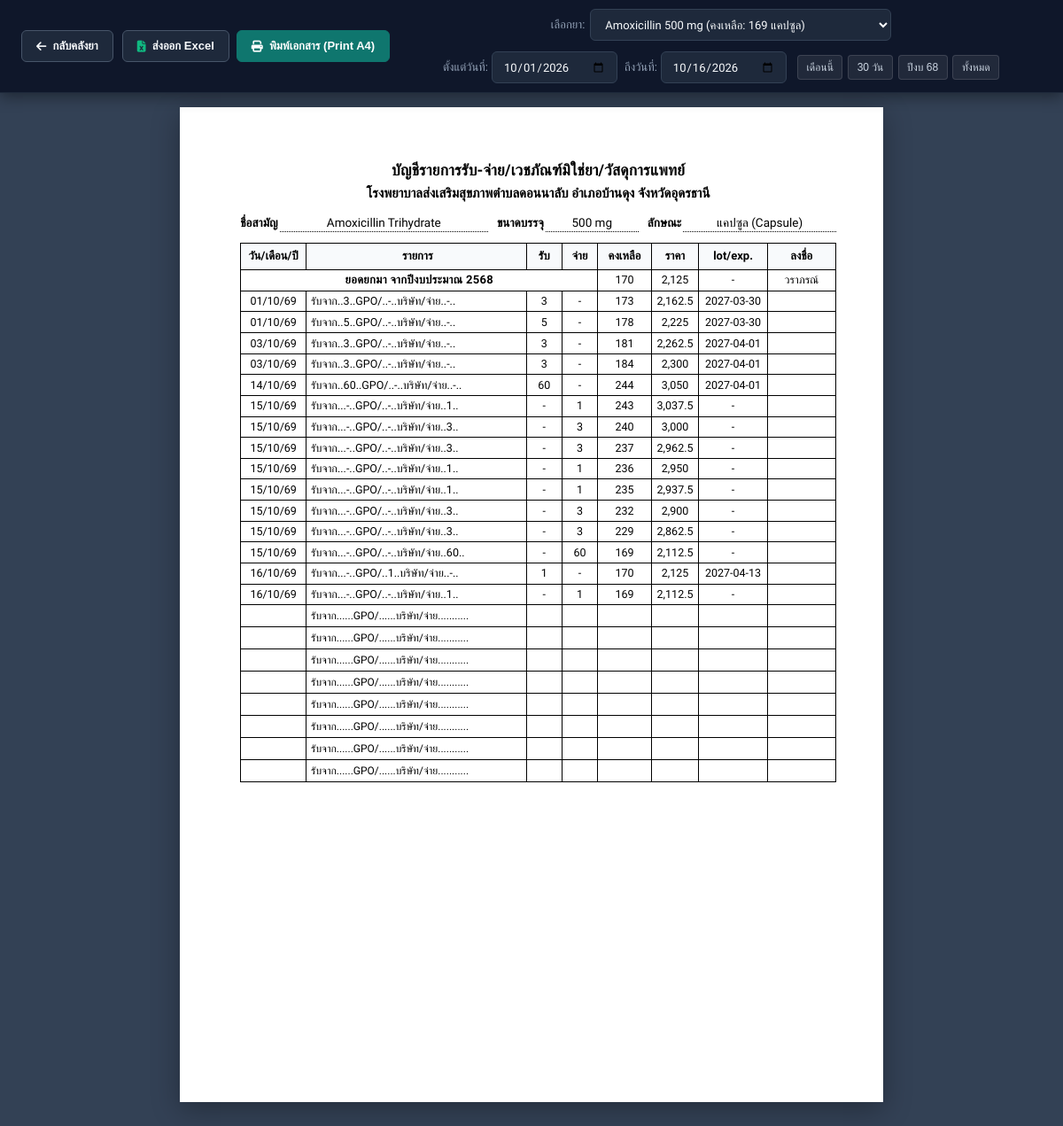
The page /stock-card (signed in) on the database its author committed.
### tables this page shows
CREATE TABLE drugs (
                id INTEGER PRIMARY KEY AUTOINCREMENT,
                code TEXT UNIQUE NOT NULL,
                name TEXT NOT NULL,
                generic_name TEXT,
                category TEXT DEFAULT 'ทั่วไป',
                dosage_form TEXT DEFAULT 'เม็ด (Tablet)',
                strength TEXT DEFAULT '',
                stock_qty INTEGER NOT NULL DEFAULT 0,
                unit TEXT DEFAULT 'เม็ด',
                min_threshold INTEGER DEFAULT 10,
                price REAL DEFAULT 0.0,
                cost REAL DEFAULT 0.0,
                expiry_date TEXT,
                location TEXT DEFAULT 'ตู้เก็บยาหลัก',
                qr_payload TEXT,
                instructions TEXT,
                created_at TEXT,
                updated_at TEXT
            , lot_number TEXT DEFAULT '', image_url TEXT DEFAULT '');

CREATE TABLE "stock_in_logs" (
                        id INTEGER PRIMARY KEY AUTOINCREMENT,
                        drug_id INTEGER,
                        drug_code TEXT,
                        drug_name TEXT NOT NULL,
                        lot_number TEXT,
                        quantity INTEGER NOT NULL,
                        balance_before INTEGER NOT NULL,
                        balance_after INTEGER NOT NULL,
                        cost_per_unit REAL DEFAULT 0.0,
                        total_cost REAL DEFAULT 0.0,
                        supplier TEXT DEFAULT 'องค์การเภสัชกรรม (GPO)',
                        expiry_date TEXT,
                        received_by TEXT DEFAULT 'เภสัชกร/เจ้าหน้าที่',
                        notes TEXT,
                        created_at TEXT NOT NULL, is_voided INTEGER DEFAULT 0, void_reason TEXT DEFAULT NULL, voided_by TEXT DEFAULT NULL, voided_at TEXT DEFAULT NULL,
                        FOREIGN KEY (drug_id) REFERENCES drugs (id) ON DELETE SET NULL
                    );

### app.py (the view)
@app.route("/stock-card")
@login_required
def stock_card_view():
    u = current_user()
    drugs = database.get_all_drugs()
    selected_drug_id = request.args.get("drug_id")
    try:
        selected_drug_id = int(selected_drug_id) if selected_drug_id else (drugs[0]["id"] if drugs else None)
    except (ValueError, TypeError):
        selected_drug_id = drugs[0]["id"] if drugs else None
    now = datetime.now()
    default_start = request.args.get("start_date") or f"{now.year}-{now.month:02d}-01"
    default_end = request.args.get("end_date") or now.strftime("%Y-%m-%d")
    card_data = database.get_stock_card_data(selected_drug_id, default_start, default_end) if selected_drug_id else None
    selected_drug = card_data["drug"] if card_data else None
    transactions = card_data["transactions"] if card_data else []
    opening_balance = card_data["opening_balance"] if card_data else 0
    for tx in transactions:
        tx["date_short"] = format_thai_date_short(tx["created_at"])
        if tx["type"] == "RECEIVE":
            is_gpo = "GPO" in (tx.get("supplier") or "") or "องค์การ" in (tx.get("supplier") or "")
            qty_in = tx.get("qty_in") or tx.get("quantity") or "-"
            if is_gpo:
                tx["particulars_html"] = f'รับจาก..<span class="fill-text">{qty_in}</span>..GPO/..-..บริษัท/จ่าย..-..'
            else:
                tx["particulars_html"] = f'รับจาก...-..GPO/..<span class="fill-text">{qty_in}</span>..บริษัท/จ่าย..-..'
            exp = (tx.get("expiry_date") or "").strip()
            tx["lot_exp_html"] = exp if exp else "-"
        else:
            qty_out = tx.get("qty_out") or tx.get("quantity") or "-"
            tx["particulars_html"] = f'รับจาก...-..GPO/..-..บริษัท/จ่าย..<span class="fill-text">{qty_out}</span>..'
            tx["lot_exp_html"] = '-'
        if tx.get("total_price"):
            tx["total_price_formatted"] = f"{round(tx['total_price']):,}"
        elif tx.get("price"):
            tx["price_formatted"] = f"{round(tx['price']):,}"
    opening_date_short = ""
    used_rows = 1 + len(transactions)
    empty_rows_count = max(0, 24 - used_rows)
    opening_value_formatted = card_data.get("opening_value_formatted", "0") if card_data else "0"
    return render_template(
        "stock_card.html",
        drugs=drugs,
        selected_drug=selected_drug,
        start_date=default_start,
        end_date=default_end,
        opening_date_short=opening_date_short,
        opening_balance=opening_balance,
        opening_value_formatted=opening_value_formatted,
        transactions=transactions,
        empty_rows_count=empty_rows_count,
        packaging=format_packaging_size(selected_drug),
        opening_sign="วราภรณ์",
        hospital_name="โรงพยาบาลส่งเสริมสุขภาพตำบลดอนนาลับ อำเภอบ้านดุง จังหวัดอุดรธานี",
        current_user=u,
        base_url=Config.BASE_URL
    )

### app.py (called while the page is built)
def current_user() -> dict:
    return {
        "email": session.get('user_email', ''),
        "name": session.get('user_name', ''),
        "picture": session.get('user_picture', '')
    }

@app.after_request
def disable_cache_for_dev(response):
    if request.path.startswith("/api/export"):
        return response
    response.headers["Cache-Control"] = "no-cache, no-store, must-revalidate, max-age=0"
    response.headers["Pragma"] = "no-cache"
    response.headers["Expires"] = "0"
    return response

def format_packaging_size(drug):
    if not drug:
        return "1*500 's"
    strength = (drug.get("strength") or "").strip()
    if strength:
        cleaned = re.sub(r'\s*(เม็ด|ขวด|แคปซูล|ซอง|หลอด|ตลับ|กล่อง|ชิ้น|แผง)', '', strength).strip()
        if cleaned:
            return cleaned
    name = drug.get("name", "")
    m = re.search(r'(\d+(?:\.\d+)?\s*(?:mg|g|ml|mcg|มก\.?|มล\.?|%))', name, re.IGNORECASE)
    if m:
        return m.group(1)
    return "1*500 's"

def format_thai_date_short(dt_str):
    if not dt_str:
        return "-/-/----"
    try:
        parts = dt_str.split(' ')[0].split('-')
        y, m, d = int(parts[0]), int(parts[1]), int(parts[2])
        thai_year = (y + 543) % 100
        return f"{d:02d}/{m:02d}/{thai_year:02d}"
    except Exception:
        return str(dt_str)

### database.py (called while the page is built)
def get_db():
    conn = sqlite3.connect(Config.DB_PATH, timeout=30.0)
    conn.row_factory = sqlite3.Row
    conn.execute("PRAGMA journal_mode = WAL")
    conn.execute("PRAGMA synchronous = NORMAL")
    conn.execute("PRAGMA foreign_keys = ON")
    return conn

def parse_expiry_date(date_str):
    if not date_str:
        return None
    cleaned = str(date_str).strip()
    if not cleaned:
        return None
    for fmt in ("%Y-%m-%d", "%d/%m/%Y", "%Y/%m/%d", "%d-%m-%Y"):
        try:
            d = datetime.strptime(cleaned, fmt).date()
            if d.year > 2400:  # Thai Buddhist Era year (พ.ศ. 2560+ -> 2017+)
                d = d.replace(year=d.year - 543)
            return d
        except ValueError:
            pass
    return None

### templates/stock_card.html (shortened to what this page needs)
<!DOCTYPE html>
<html lang="th">
<head>
    <link rel="stylesheet" href="https://cdnjs.cloudflare.com/ajax/libs/font-awesome/6.5.1/css/all.min.css">
</head>
<body>
    <div class="print-toolbar">
        <div class="toolbar-inner">
            <div class="toolbar-row-top">
                <a href="/{% if request.args.get('code') %}?code={{ request.args.get('code') }}{% endif %}" class="btn-tool btn-outline-tool" title="กลับหน้าแดชบอร์ดหลัก">
                    <i class="fas fa-arrow-left"></i> <span class="btn-text">กลับคลังยา</span><span class="btn-text-mobile">กลับ</span>
                </a>
                <div class="toolbar-group-actions">
                    <button type="button" class="btn-tool btn-outline-tool" onclick="exportStockCardExcel()" title="ดาวน์โหลดเป็นไฟล์ Excel">
                        <i class="fas fa-file-excel" style="color: #10B981;"></i> <span class="btn-text">ส่งออก Excel</span><span class="btn-text-mobile">Excel</span>
                    </button>
                    <button type="button" class="btn-tool btn-print" onclick="window.print()" title="พิมพ์ใบสต็อกการ์ด (Ctrl + P)">
                        <i class="fas fa-print"></i> <span class="btn-text">พิมพ์เอกสาร (Print A4)</span><span class="btn-text-mobile">พิมพ์ A4</span>
                    </button>
                </div>
            </div>
            <div class="toolbar-row-filter">
                <div class="toolbar-item-drug">
                    <label class="toolbar-label" for="selectDrug">เลือกยา:</label>
                    <select id="selectDrug" class="toolbar-select" onchange="refreshStockCardData()" oninput="refreshStockCardData()">
                        {% for d in drugs %}
                        <option value="{{ d.id }}" {% if selected_drug and selected_drug.id == d.id %}selected{% endif %}>
                            {{ d.name }} (คงเหลือ: {{ d.stock_qty }} {{ d.unit }})
                        </option>
                        {% endfor %}
                    </select>
                </div>
                <div class="toolbar-item-dates">
                    <div class="date-input-wrap">
                        <label class="toolbar-label" for="inputStartDate">ตั้งแต่วันที่:</label>
                        <input type="date" id="inputStartDate" class="toolbar-input" value="{{ start_date }}" onchange="refreshStockCardData()" oninput="refreshStockCardData()">
                    </div>
                    <div class="date-input-wrap">
                        <label class="toolbar-label" for="inputEndDate">ถึงวันที่:</label>
                        <input type="date" id="inputEndDate" class="toolbar-input" value="{{ end_date }}" onchange="refreshStockCardData()" oninput="refreshStockCardData()">
                    </div>
                </div>
                <div class="quick-presets">
                    <button type="button" class="btn-preset" onclick="setPreset('this_month')">เดือนนี้</button>
                    <button type="button" class="btn-preset" onclick="setPreset('last_30')">30 วัน</button>
                    <button type="button" class="btn-preset" onclick="setPreset('fiscal_year')">ปีงบ 68</button>
                    <button type="button" class="btn-preset" onclick="setPreset('all')">ทั้งหมด</button>
                </div>
            </div>
        </div>
    </div>
    <div class="sheet-scroll-area" id="sheetScrollArea">
        <div class="sheet-scale-wrapper" id="sheetScaleWrapper">
            <div class="sheet-container" id="stockCardSheet">
        <div class="card-header-block">
            <h1 class="card-title-main">บัญชีรายการรับ-จ่าย/เวชภัณฑ์มิใช่ยา/วัสดุการแพทย์</h1>
            <div class="card-hospital-name" contenteditable="true" id="hospitalName" title="คลิกเพื่อแก้ไขชื่อหน่วยงาน">
                {{ hospital_name | default('โรงพยาบาลส่งเสริมสุขภาพตำบลดอนนาลับ อำเภอบ้านดุง จังหวัดอุดรธานี') }}
            </div>
            <div class="card-meta-row">
                <div class="meta-col meta-col-name">
                    <span class="meta-label">ชื่อสามัญ</span>
                    <div class="meta-line">
                        <span class="meta-val" contenteditable="true" id="metaGenericName" title="คลิกเพื่อแก้ไขชื่อยา">{{ selected_drug.generic_name or selected_drug.name }}</span>
                    </div>
                </div>
                <div class="meta-col meta-col-pkg">
                    <span class="meta-label">ขนาดบรรจุ</span>
                    <div class="meta-line">
                        <span class="meta-val" contenteditable="true" id="metaPackaging" title="คลิกเพื่อแก้ไขขนาดบรรจุ">{{ packaging | default("1*500 's") }}</span>
                    </div>
                </div>
                <div class="meta-col meta-col-form">
                    <span class="meta-label">ลักษณะ</span>
                    <div class="meta-line">
                        <span class="meta-val" contenteditable="true" id="metaDosageForm" title="คลิกเพื่อแก้ไขลักษณะยา">{{ selected_drug.dosage_form or 'tablet' }}</span>
                    </div>
                </div>
            </div>
        </div>
        <table class="ledger-table" id="ledgerTable">
            <thead>
                <tr>
                    <th class="col-date">วัน/เดือน/ปี</th>
                    <th class="col-particulars">รายการ</th>
                    <th class="col-qty-in">รับ</th>
                    <th class="col-qty-out">จ่าย</th>
                    <th class="col-balance">คงเหลือ</th>
                    <th class="col-price">ราคา</th>
                    <th class="col-lot-exp">lot/exp.</th>
                    <th class="col-sign">ลงชื่อ</th>
                </tr>
            </thead>
            <tbody id="ledgerTableBody">
                <tr class="row-opening-balance">
                    <td colspan="4" class="col-opening-merged">
                        ยอดยกมา จากปีงบประมาณ <span id="textFiscalYear" contenteditable="true">2568</span>
                    </td>
                    <td class="col-balance" id="cellOpeningBalance">{{ opening_balance }}</td>
                    <td class="col-price" id="cellOpeningPrice">{{ opening_value_formatted }}</td>
                    <td class="col-lot-exp">-</td>
                    <td class="col-sign" contenteditable="true" id="signOpeningBalance" title="คลิกเพื่อพิมพ์/แก้ไขชื่อผู้ลงชื่อ">{{ opening_sign | default('วราภรณ์') }}</td>
                </tr>
                {% for tx in transactions %}
                <tr>
                    <td class="col-date">{{ tx.date_short }}</td>
                    <td class="col-particulars">{{ tx.particulars_html | safe }}</td>
                    <td class="col-qty-in">{% if tx.type == 'RECEIVE' %}{{ tx.qty_in }}{% else %}-{% endif %}</td>
                    <td class="col-qty-out">{% if tx.type == 'DISPENSE' %}{{ tx.qty_out }}{% else %}-{% endif %}</td>
                    <td class="col-balance">{{ tx.balance }}</td>
                    <td class="col-price">{{ tx.balance_value_formatted or '-' }}</td>
                    <td class="col-lot-exp">{{ tx.lot_exp_html | safe }}</td>
                    <td class="col-sign" contenteditable="true" title="คลิกเพื่อพิมพ์ชื่อ หรือเว้นว่างเพื่อเซ็นสด"></td>
                </tr>
                {% endfor %}
                {% for i in range(empty_rows_count) %}
                <tr class="row-empty">
                    <td class="col-date">&nbsp;</td>
                    <td class="col-particulars">
                        <span class="particulars-preprinted">รับจาก......GPO/......บริษัท/จ่าย...........</span>
                    </td>
                    <td class="col-qty-in">&nbsp;</td>
                    <td class="col-qty-out">&nbsp;</td>
                    <td class="col-balance">&nbsp;</td>
                    <td class="col-price">&nbsp;</td>
                    <td class="col-lot-exp">&nbsp;</td>
                    <td class="col-sign" contenteditable="true">&nbsp;</td>
                </tr>
                {% endfor %}
            </tbody>
        </table>
        </div>
        </div>
    </div>
</body>
</html>

### rows shown on the page
drugs: generic_name "Amoxicillin Trihydrate", strength "500 mg", dosage_form "แคปซูล (Capsule)"
stock_in_logs: date_short "01/10/69", particulars_html "รับจาก.. 3 ..GPO/..-..บริษัท/จ่าย..-..", qty_in "3", balance "173", balance_value_formatted "2,162.5", lot_exp_html "2027-03-30"
stock_in_logs: date_short "01/10/69", particulars_html "รับจาก.. 5 ..GPO/..-..บริษัท/จ่าย..-..", qty_in "5", balance "178", balance_value_formatted "2,225", lot_exp_html "2027-03-30"
stock_in_logs: date_short "03/10/69", particulars_html "รับจาก.. 3 ..GPO/..-..บริษัท/จ่าย..-..", qty_in "3", balance "181", balance_value_formatted "2,262.5", lot_exp_html "2027-04-01"
stock_in_logs: date_short "03/10/69", particulars_html "รับจาก.. 3 ..GPO/..-..บริษัท/จ่าย..-..", qty_in "3", balance "184", balance_value_formatted "2,300", lot_exp_html "2027-04-01"
stock_in_logs: date_short "14/10/69", particulars_html "รับจาก.. 60 ..GPO/..-..บริษัท/จ่าย..-..", qty_in "60", balance "244", balance_value_formatted "3,050", lot_exp_html "2027-04-01"
stock_in_logs: date_short "16/10/69", particulars_html "รับจาก...-..GPO/.. 1 ..บริษัท/จ่าย..-..", qty_in "1", balance "170", balance_value_formatted "2,125", lot_exp_html "2027-04-13"

### other values the page prints
{{ opening_balance }} "170"
{{ opening_value_formatted }} "2,125"
{{ opening_sign | default('วราภรณ์') }} "วราภรณ์"
{{ tx.date_short }} "15/10/69" "15/10/69" "15/10/69" "15/10/69" "15/10/69" "15/10/69" "15/10/69" "15/10/69" "16/10/69"
{{ tx.particulars_html | safe }} "รับจาก...-..GPO/..-..บริษัท/จ่าย.. 1 .." "รับจาก...-..GPO/..-..บริษัท/จ่าย.. 3 .." "รับจาก...-..GPO/..-..บริษัท/จ่าย.. 3 .." "รับจาก...-..GPO/..-..บริษัท/จ่าย.. 1 .." "รับจาก...-..GPO/..-..บริษัท/จ่าย.. 1 .." "รับจาก...-..GPO/..-..บริษัท/จ่าย.. 3 .." "รับจาก...-..GPO/..-..บริษัท/จ่าย.. 3 .." "รับจาก...-..GPO/..-..บริษัท/จ่าย.. 60 .." "รับจาก...-..GPO/..-..บริษัท/จ่าย.. 1 .."
{{ tx.qty_out }} "1" "3" "3" "1" "1" "3" "3" "60" "1"
{{ tx.balance }} "243" "240" "237" "236" "235" "232" "229" "169" "169"
{{ tx.balance_value_formatted or '-' }} "3,037.5" "3,000" "2,962.5" "2,950" "2,937.5" "2,900" "2,862.5" "2,112.5" "2,112.5"
{{ tx.lot_exp_html | safe }} "-" "-" "-" "-" "-" "-" "-" "-" "-"
form field value "Amoxicillin 500 mg (คงเหลือ: 169 แคปซูล)"
